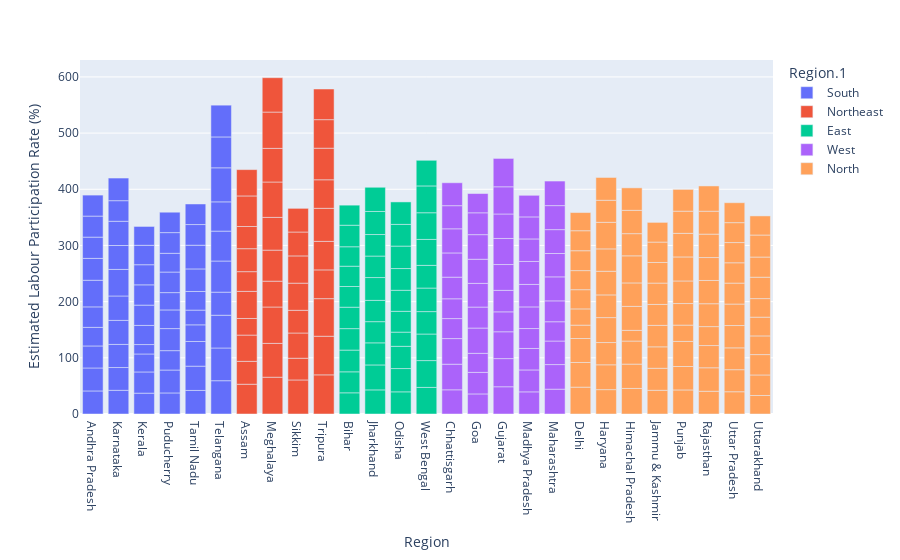

Source (notebook cell):
### Code cell
px.bar(df , x="Region" , y=' Estimated Labour Participation Rate (%)' , color="Region.1")

### Figure 1 — Plotly figure (JSON) as saved in the notebook; plotly's stock layout.template omitted (floating-point values rounded to 4 significant figures)
{"data": [{"alignmentgroup": "True", "hovertemplate": "Region.1=South<br>Region=%{x}<br> Estimated Labour Participation Rate (%)=%{y}<extra></extra>", "legendgroup": "South", "marker": {"color": "#636efa", "pattern": {"shape": ""}}, "name": "South", "offsetgroup": "South", "orientation": "v", "showlegend": true, "textposition": "auto", "type": "bar", "x": ["Andhra Pradesh", "Andhra Pradesh", "Andhra Pradesh", "Andhra Pradesh", "Andhra Pradesh", "Andhra Pradesh", "Andhra Pradesh", "Andhra Pradesh", "Andhra Pradesh", "Andhra Pradesh", "Karnataka", "Karnataka", "Karnataka", "Karnataka", "Karnataka", "Karnataka", "Karnataka", "Karnataka", "Karnataka", "Karnataka", "Kerala", "Kerala", "Kerala", "Kerala", "Kerala", "Kerala", "Kerala", "Kerala", "Kerala", "Kerala", "Puducherry", "Puducherry", "Puducherry", "Puducherry", "Puducherry", "Puducherry", "Puducherry", "Puducherry", "Puducherry", "Puducherry", "Tamil Nadu", "Tamil Nadu", "Tamil Nadu", "Tamil Nadu", "Tamil Nadu", "Tamil Nadu", "Tamil Nadu", "Tamil Nadu", "Tamil Nadu", "Tamil Nadu", "Telangana", "Telangana", "Telangana", "Telangana", "Telangana", "Telangana", "Telangana", "Telangana", "Telangana", "Telangana"], "xaxis": "x", "y": [41.02, 40.9, 39.18, 33.1, 36.46, 47.41, 38.91, 37.83, 37.47, 37.34, 42.18, 40.54, 41.14, 42.78, 43.43, 47.29, 42.55, 43.13, 36.66, 40.3, 37.12, 37.71, 32, 16.77, 34.11, 36.11, 36.1, 35.78, 34.6, 33.52, 37.46, 40.8, 34.49, 39.3, 33.19, 30.8, 36.64, 33.34, 36.84, 36.32, 41.96, 43.2, 43.91, 29.63, 26.23, 33.16, 40.13, 42.22, 36.77, 36.62, 59.25, 58.24, 58.31, 41.06, 55.43, 53.22, 52.1, 60.59, 54.94, 56.58], "yaxis": "y"}, {"alignmentgroup": "True", "hovertemplate": "Region.1=Northeast<br>Region=%{x}<br> Estimated Labour Participation Rate (%)=%{y}<extra></extra>", "legendgroup": "Northeast", "marker": {"color": "#EF553B", "pattern": {"shape": ""}}, "name": "Northeast", "offsetgroup": "Northeast", "orientation": "v", "showlegend": true, "textposition": "auto", "type": "bar", "x": ["Assam", "Assam", "Assam", "Assam", "Assam", "Assam", "Assam", "Assam", "Assam", "Assam", "Meghalaya", "Meghalaya", "Meghalaya", "Meghalaya", "Meghalaya", "Meghalaya", "Meghalaya", "Meghalaya", "Meghalaya", "Meghalaya", "Sikkim", "Sikkim", "Sikkim", "Sikkim", "Sikkim", "Sikkim", "Sikkim", "Sikkim", "Tripura", "Tripura", "Tripura", "Tripura", "Tripura", "Tripura", "Tripura", "Tripura", "Tripura", "Tripura"], "xaxis": "x", "y": [52.98, 40.77, 46.73, 29.55, 48.26, 35.07, 40.88, 39.52, 54.38, 46.84, 65.49, 60.2, 64.74, 45.99, 55.24, 58.31, 62.96, 59.88, 64.6, 61.18, 60.59, 38.7, 44.88, 40.4, 48.32, 48.49, 42.54, 42.13, 69.69, 68.74, 66.89, 51.16, 50.81, 58.85, 50.78, 56.21, 50.77, 54.58], "yaxis": "y"}, {"alignmentgroup": "True", "hovertemplate": "Region.1=East<br>Region=%{x}<br> Estimated Labour Participation Rate (%)=%{y}<extra></extra>", "legendgroup": "East", "marker": {"color": "#00cc96", "pattern": {"shape": ""}}, "name": "East", "offsetgroup": "East", "orientation": "v", "showlegend": true, "textposition": "auto", "type": "bar", "x": ["Bihar", "Bihar", "Bihar", "Bihar", "Bihar", "Bihar", "Bihar", "Bihar", "Bihar", "Bihar", "Jharkhand", "Jharkhand", "Jharkhand", "Jharkhand", "Jharkhand", "Jharkhand", "Jharkhand", "Jharkhand", "Jharkhand", "Jharkhand", "Odisha", "Odisha", "Odisha", "Odisha", "Odisha", "Odisha", "Odisha", "Odisha", "Odisha", "Odisha", "West Bengal", "West Bengal", "West Bengal", "West Bengal", "West Bengal", "West Bengal", "West Bengal", "West Bengal", "West Bengal", "West Bengal"], "xaxis": "x", "y": [37.72, 37.35, 38.69, 38.17, 38.16, 36.86, 36.14, 34.59, 38.35, 35.7, 42.92, 44.4, 39.34, 37.69, 37.92, 40.59, 38.27, 38.31, 41.04, 43.08, 39.44, 41.44, 39.62, 25.23, 37.04, 37.45, 38.69, 39.96, 38.63, 39.98, 47.35, 47.74, 47.27, 39.9, 41.92, 40.39, 46.17, 47.48, 47.73, 45.63], "yaxis": "y"}, {"alignmentgroup": "True", "hovertemplate": "Region.1=West<br>Region=%{x}<br> Estimated Labour Participation Rate (%)=%{y}<extra></extra>", "legendgroup": "West", "marker": {"color": "#ab63fa", "pattern": {"shape": ""}}, "name": "West", "offsetgroup": "West", "orientation": "v", "showlegend": true, "textposition": "auto", "type": "bar", "x": ["Chhattisgarh", "Chhattisgarh", "Chhattisgarh", "Chhattisgarh", "Chhattisgarh", "Chhattisgarh", "Chhattisgarh", "Chhattisgarh", "Chhattisgarh", "Chhattisgarh", "Goa", "Goa", "Goa", "Goa", "Goa", "Goa", "Goa", "Goa", "Goa", "Goa", "Gujarat", "Gujarat", "Gujarat", "Gujarat", "Gujarat", "Gujarat", "Gujarat", "Gujarat", "Gujarat", "Gujarat", "Madhya Pradesh", "Madhya Pradesh", "Madhya Pradesh", "Madhya Pradesh", "Madhya Pradesh", "Madhya Pradesh", "Madhya Pradesh", "Madhya Pradesh", "Madhya Pradesh", "Madhya Pradesh", "Maharashtra", "Maharashtra", "Maharashtra", "Maharashtra", "Maharashtra", "Maharashtra", "Maharashtra", "Maharashtra", "Maharashtra", "Maharashtra"], "xaxis": "x", "y": [43.08, 45.58, 45.59, 35.58, 35.23, 38.48, 43.14, 42.97, 41.14, 40.82, 35.73, 38.38, 33.88, 44.97, 37.36, 42.21, 42.94, 43.76, 38.89, 34.3, 48.49, 50.11, 47.75, 35.5, 38.23, 45.96, 46.41, 43.55, 48.41, 50.49, 39.42, 39, 38.24, 35.45, 38.48, 40.04, 40.88, 40.08, 39.2, 38.47, 44.19, 43.8, 41.91, 34.32, 37.17, 42.71, 41.57, 42.49, 42.75, 43.75], "yaxis": "y"}, {"alignmentgroup": "True", "hovertemplate": "Region.1=North<br>Region=%{x}<br> Estimated Labour Participation Rate (%)=%{y}<extra></extra>", "legendgroup": "North", "marker": {"color": "#FFA15A", "pattern": {"shape": ""}}, "name": "North", "offsetgroup": "North", "orientation": "v", "showlegend": true, "textposition": "auto", "type": "bar", "x": ["Delhi", "Delhi", "Delhi", "Delhi", "Delhi", "Delhi", "Delhi", "Delhi", "Delhi", "Delhi", "Haryana", "Haryana", "Haryana", "Haryana", "Haryana", "Haryana", "Haryana", "Haryana", "Haryana", "Haryana", "Himachal Pradesh", "Himachal Pradesh", "Himachal Pradesh", "Himachal Pradesh", "Himachal Pradesh", "Himachal Pradesh", "Himachal Pradesh", "Himachal Pradesh", "Himachal Pradesh", "Himachal Pradesh", "Jammu & Kashmir", "Jammu & Kashmir", "Jammu & Kashmir", "Jammu & Kashmir", "Jammu & Kashmir", "Jammu & Kashmir", "Jammu & Kashmir", "Jammu & Kashmir", "Jammu & Kashmir", "Punjab", "Punjab", "Punjab", "Punjab", "Punjab", "Punjab", "Punjab", "Punjab", "Punjab", "Punjab", "Rajasthan", "Rajasthan", "Rajasthan", "Rajasthan", "Rajasthan", "Rajasthan", "Rajasthan", "Rajasthan", "Rajasthan", "Rajasthan", "Uttar Pradesh", "Uttar Pradesh", "Uttar Pradesh", "Uttar Pradesh", "Uttar Pradesh", "Uttar Pradesh", "Uttar Pradesh", "Uttar Pradesh", "Uttar Pradesh", "Uttar Pradesh", "Uttarakhand", "Uttarakhand", "Uttarakhand", "Uttarakhand", "Uttarakhand", "Uttarakhand", "Uttarakhand", "Uttarakhand", "Uttarakhand", "Uttarakhand"], "xaxis": "x", "y": [47.79, 43.92, 42.65, 23.8, 28.91, 34.17, 33.97, 35.41, 35.59, 32.36, 43.36, 44.21, 39.63, 44.38, 40.39, 42.14, 39.77, 47.32, 39.2, 40.6, 45.5, 43.3, 41.04, 19.04, 42.7, 41.72, 48.25, 39.42, 41.54, 40.01, 42.2, 39.17, 38.18, 38.21, 37.24, 38.03, 36.66, 36.31, 35.05, 42.82, 41.72, 44.69, 28.99, 38.39, 40.18, 42.76, 41.99, 39.5, 38.75, 40.51, 41.77, 39.54, 33.71, 40.74, 41.38, 40.8, 41.71, 40.83, 44.92, 39.63, 39.23, 38.89, 39.73, 38.22, 37.29, 36.19, 35.96, 35.45, 35.49, 32.99, 36.48, 36.27, 33.23, 33.38, 33.06, 38.07, 35.9, 39.18, 34.03], "yaxis": "y"}], "layout": {"autosize": true, "barmode": "relative", "legend": {"title": {"text": "Region.1"}, "tracegroupgap": 0}, "margin": {"t": 60}, "xaxis": {"anchor": "y", "autorange": true, "domain": [0, 1], "range": [-0.5, 26.5], "title": {"text": "Region"}, "type": "category"}, "yaxis": {"anchor": "x", "autorange": true, "domain": [0, 1], "range": [0, 630.1], "title": {"text": " Estimated Labour Participation Rate (%)"}, "type": "linear"}}}
